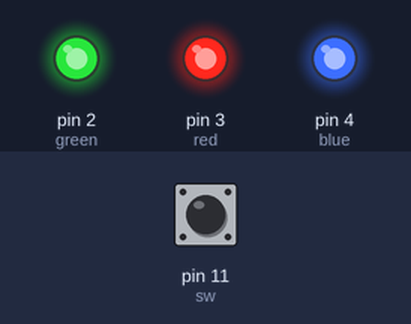
Bench run of a sketch on a simulated Arduino Uno, built with avr-gcc and run on an emulated ATmega328P. Shown: output pins drawn as LEDs (lit = HIGH). Dashed ring = blinking. The test bench sets the inputs (shaded band); at power-on: pin 11 (sw) LOW. Random numbers use the default seed unless the sketch sets one.

Above: at 1.2 s.
1.3 s: pin 11 (sw) pulled HIGH for 3.2 s
At 5.7 s:
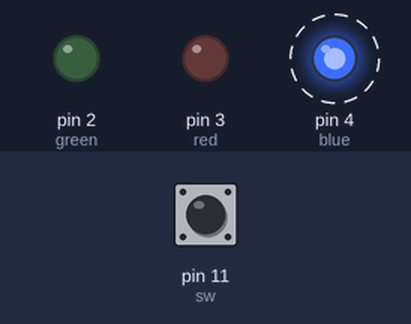
6.0 s: pin 11 (sw) pulled HIGH for 3.2 s
At 10.0 s:
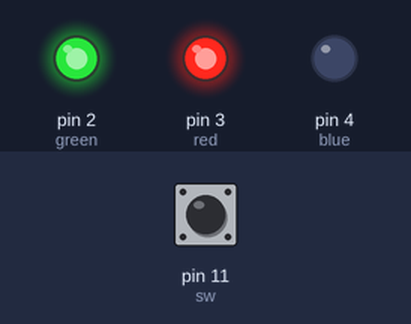
11.0 s: pin 11 (sw) pulled HIGH for 0.15 s
At 12.7 s:
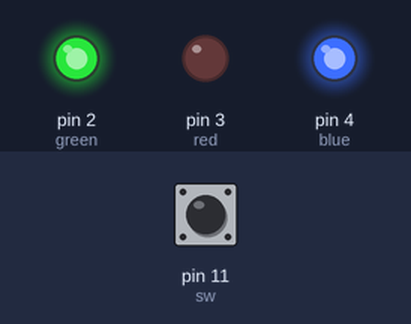
13.0 s: pin 11 (sw) pulled HIGH for 1 s
At 15.1 s:
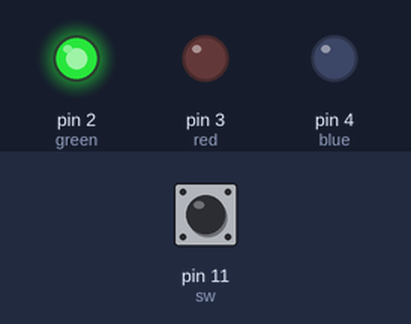
Timing chart, 0 to 16.5 s (numbered marks = the images above; inputs shaded):
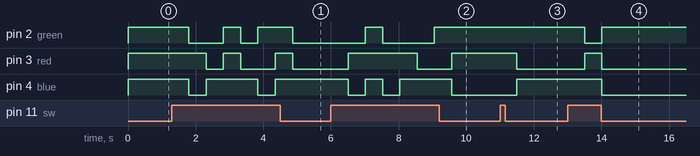

Measured:
- after the input at 1.3 s, pin 2 (green): goes LOW 1.0 s, HIGH 0.51 s, LOW 0.51 s, HIGH 1.0 s, then LOW, starting after 0.50 s; pin 3 (red): goes LOW 0.51 s, HIGH 0.51 s, LOW 1.0 s, HIGH 0.51 s, then LOW, starting after 1.0 s; pin 4 (blue): alternates HIGH for 1.5 s and LOW for 0.51 s, starting after 0.50 s
- after the input at 6.0 s, pin 2 (green): LOW → HIGH after 1.0 s, → LOW 0.51 s later, → HIGH 1.5 s later; pin 3 (red): LOW → HIGH after 0.51 s, → LOW 2.0 s later, → HIGH 1.0 s later; pin 4 (blue): goes LOW 0.51 s, HIGH 0.51 s, LOW 0.51 s, HIGH 1.5 s, then LOW, starting after 0.51 s
- after the input at 11.0 s, pin 3 (red): HIGH → LOW after 0.50 s; pin 4 (blue): LOW → HIGH after 0.50 s
- after the input at 13.0 s, pin 2 (green): HIGH → LOW after 0.51 s, → HIGH 0.51 s later; pin 3 (red): LOW → HIGH after 0.51 s, → LOW 0.51 s later; pin 4 (blue): HIGH → LOW after 1.0 s

The sketch:

airspace01.ino
```cpp
  int sw = 11;
  int green = 2;
  int red = 3;
  int blue = 4;
  int nowColor = 6;
  int nextColor = 0;

void setup() {
  pinMode(sw,INPUT);
  pinMode(red, OUTPUT);
  pinMode(green, OUTPUT);
  pinMode(blue, OUTPUT);
}

void loop() {

  if (digitalRead(sw) == HIGH) {  //スイッチONで
    while(1){                      //違う色がでるまで回す
      nextColor = random(0, 7);
      if(nextColor != nowColor) { //新色に書き換え
        nowColor = nextColor;
        delay(500);
        break;
      }
    }
  }

  switch (nowColor) {
       case 0:
          digitalWrite(red, HIGH);
          digitalWrite(green, LOW);
          digitalWrite(blue, LOW);
          break;
       case 1:
          digitalWrite(red, LOW);
          digitalWrite(green, HIGH);
          digitalWrite(blue, LOW);
          break;
       case 2:
          digitalWrite(red, LOW);
          digitalWrite(green, LOW);
          digitalWrite(blue, HIGH);
          break;
       case 3:
          digitalWrite(red, HIGH);
          digitalWrite(green, HIGH);
          digitalWrite(blue, LOW);
          break;
       case 4:
          digitalWrite(red, LOW);
          digitalWrite(green, HIGH);
          digitalWrite(blue, HIGH);
          break;
       case 5:
          digitalWrite(red, HIGH);
          digitalWrite(green, LOW);
          digitalWrite(blue, HIGH);
          break;
       case 6:
          digitalWrite(red, HIGH);
          digitalWrite(green, HIGH);
          digitalWrite(blue, HIGH);
          break;
       default:
       break;
  }
  delay(10);
}
```
